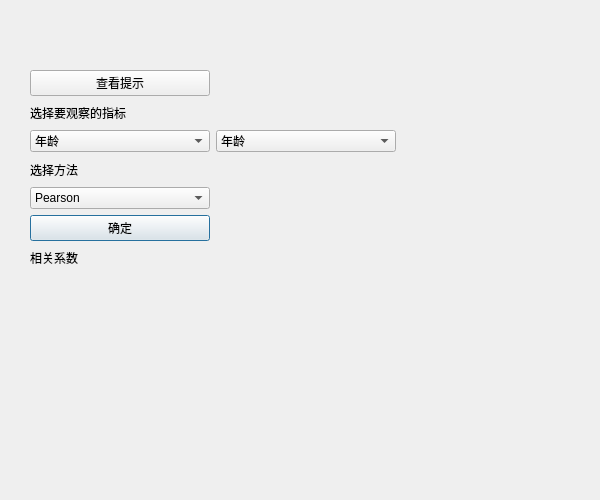
<?xml version="1.0" encoding="UTF-8"?>
<ui version="4.0">
 <class>Dialog</class>
 <widget class="QDialog" name="Dialog">
  <property name="geometry">
   <rect>
    <x>0</x>
    <y>0</y>
    <width>600</width>
    <height>500</height>
   </rect>
  </property>
  <property name="sizePolicy">
   <sizepolicy hsizetype="Fixed" vsizetype="Fixed">
    <horstretch>0</horstretch>
    <verstretch>0</verstretch>
   </sizepolicy>
  </property>
  <property name="minimumSize">
   <size>
    <width>600</width>
    <height>500</height>
   </size>
  </property>
  <property name="windowTitle">
   <string>相关性分析</string>
  </property>
  <widget class="QWidget" name="gridLayoutWidget">
   <property name="geometry">
    <rect>
     <x>30</x>
     <y>70</y>
     <width>366</width>
     <height>199</height>
    </rect>
   </property>
   <layout class="QGridLayout" name="gridLayout">
    <item row="5" column="0">
     <widget class="QPushButton" name="btn_confirm">
      <property name="styleSheet">
       <string notr="true">font: 13pt &quot;Heiti SC&quot;;</string>
      </property>
      <property name="text">
       <string>确定</string>
      </property>
     </widget>
    </item>
    <item row="2" column="1">
     <widget class="QComboBox" name="cb2">
      <property name="styleSheet">
       <string notr="true">font: 13pt &quot;Heiti SC&quot;;</string>
      </property>
      <item>
       <property name="text">
        <string>年龄</string>
       </property>
      </item>
      <item>
       <property name="text">
        <string>APTT</string>
       </property>
      </item>
      <item>
       <property name="text">
        <string>Ag</string>
       </property>
      </item>
      <item>
       <property name="text">
        <string>Act</string>
       </property>
      </item>
      <item>
       <property name="text">
        <string>RIPA</string>
       </property>
      </item>
      <item>
       <property name="text">
        <string>CB</string>
       </property>
      </item>
      <item>
       <property name="text">
        <string>血糖</string>
       </property>
      </item>
      <item>
       <property name="text">
        <string>乳酸</string>
       </property>
      </item>
      <item>
       <property name="text">
        <string>中性粒细胞</string>
       </property>
      </item>
      <item>
       <property name="text">
        <string>血红蛋白</string>
       </property>
      </item>
      <item>
       <property name="text">
        <string>尿素</string>
       </property>
      </item>
      <item>
       <property name="text">
        <string>二聚体</string>
       </property>
      </item>
      <item>
       <property name="text">
        <string>血红素</string>
       </property>
      </item>
      <item>
       <property name="text">
        <string>舒张压</string>
       </property>
      </item>
      <item>
       <property name="text">
        <string>收缩压</string>
       </property>
      </item>
      <item>
       <property name="text">
        <string>血氧饱和度</string>
       </property>
      </item>
      <item>
       <property name="text">
        <string>血小板</string>
       </property>
      </item>
     </widget>
    </item>
    <item row="3" column="0">
     <widget class="QLabel" name="label_2">
      <property name="styleSheet">
       <string notr="true">font: 13pt &quot;Heiti SC&quot;;</string>
      </property>
      <property name="text">
       <string>选择方法</string>
      </property>
     </widget>
    </item>
    <item row="2" column="0">
     <widget class="QComboBox" name="cb1">
      <property name="styleSheet">
       <string notr="true">font: 13pt &quot;Heiti SC&quot;;</string>
      </property>
      <item>
       <property name="text">
        <string>年龄</string>
       </property>
      </item>
      <item>
       <property name="text">
        <string>APTT</string>
       </property>
      </item>
      <item>
       <property name="text">
        <string>Ag</string>
       </property>
      </item>
      <item>
       <property name="text">
        <string>Act</string>
       </property>
      </item>
      <item>
       <property name="text">
        <string>RIPA</string>
       </property>
      </item>
      <item>
       <property name="text">
        <string>CB</string>
       </property>
      </item>
      <item>
       <property name="text">
        <string>血糖</string>
       </property>
      </item>
      <item>
       <property name="text">
        <string>乳酸</string>
       </property>
      </item>
      <item>
       <property name="text">
        <string>中性粒细胞</string>
       </property>
      </item>
      <item>
       <property name="text">
        <string>血红蛋白</string>
       </property>
      </item>
      <item>
       <property name="text">
        <string>尿素</string>
       </property>
      </item>
      <item>
       <property name="text">
        <string>二聚体</string>
       </property>
      </item>
      <item>
       <property name="text">
        <string>血红素</string>
       </property>
      </item>
      <item>
       <property name="text">
        <string>舒张压</string>
       </property>
      </item>
      <item>
       <property name="text">
        <string>收缩压</string>
       </property>
      </item>
      <item>
       <property name="text">
        <string>血氧饱和度</string>
       </property>
      </item>
      <item>
       <property name="text">
        <string>血小板</string>
       </property>
      </item>
     </widget>
    </item>
    <item row="1" column="0">
     <widget class="QLabel" name="label">
      <property name="styleSheet">
       <string notr="true">font: 13pt &quot;Heiti SC&quot;;</string>
      </property>
      <property name="text">
       <string>选择要观察的指标</string>
      </property>
     </widget>
    </item>
    <item row="0" column="0">
     <widget class="QPushButton" name="btn_help">
      <property name="styleSheet">
       <string notr="true">font: 13pt &quot;Heiti SC&quot;;</string>
      </property>
      <property name="text">
       <string>查看提示</string>
      </property>
     </widget>
    </item>
    <item row="4" column="0">
     <widget class="QComboBox" name="cb_method">
      <property name="styleSheet">
       <string notr="true">font: 13pt &quot;Heiti SC&quot;;</string>
      </property>
      <item>
       <property name="text">
        <string>Pearson</string>
       </property>
      </item>
      <item>
       <property name="text">
        <string>Spearman</string>
       </property>
      </item>
      <item>
       <property name="text">
        <string>Kendall</string>
       </property>
      </item>
     </widget>
    </item>
    <item row="6" column="0">
     <widget class="QLabel" name="label_3">
      <property name="styleSheet">
       <string notr="true">font: 13pt &quot;Heiti SC&quot;;</string>
      </property>
      <property name="text">
       <string>相关系数</string>
      </property>
     </widget>
    </item>
    <item row="6" column="1">
     <widget class="QLabel" name="lable_value">
      <property name="styleSheet">
       <string notr="true">font: 13pt &quot;Heiti SC&quot;;
font: 13pt &quot;.AppleSystemUIFont&quot;;</string>
      </property>
      <property name="text">
       <string/>
      </property>
     </widget>
    </item>
   </layout>
  </widget>
 </widget>
 <resources>
  <include location="creat.qrc"/>
 </resources>
 <connections/>
</ui>
